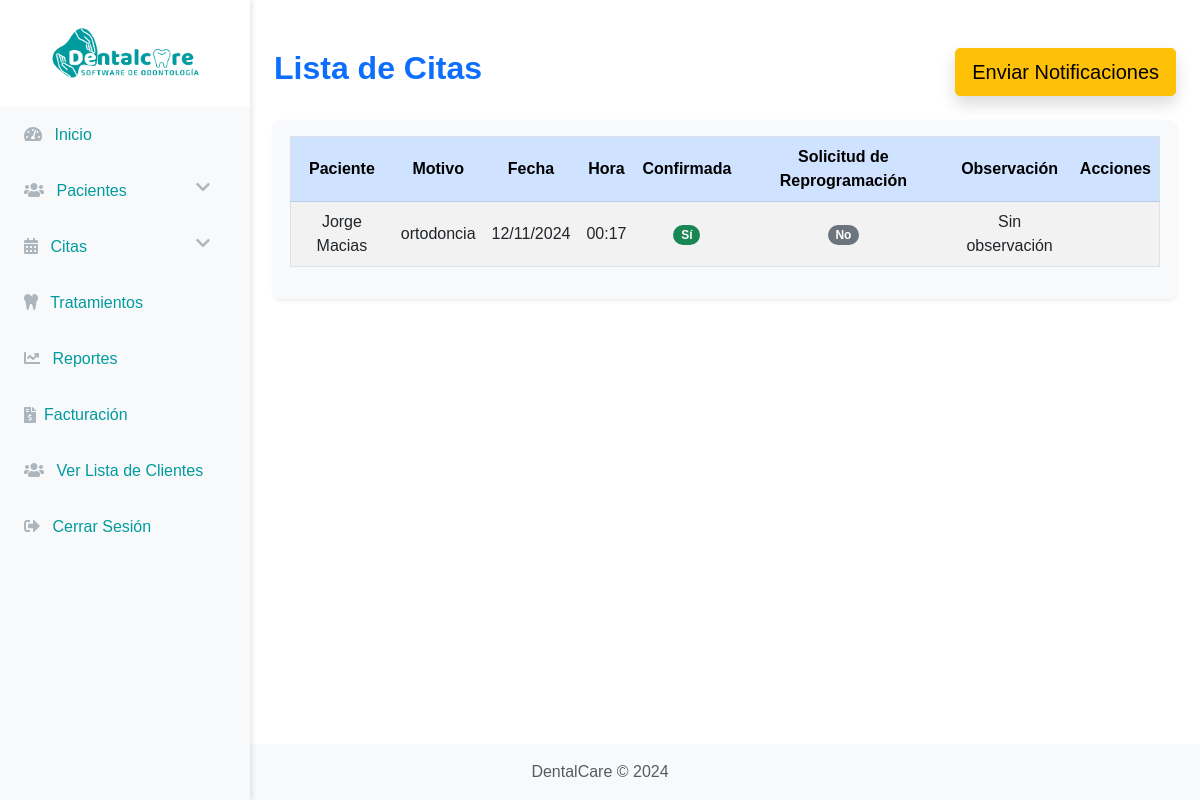
Page /citas/ on the committed database.
### gestion/models.py (models this page shows, shortened)
class Cita(models.Model):
    paciente = models.ForeignKey('Paciente', on_delete=models.CASCADE)
    tratamiento = models.ForeignKey('Tratamiento', on_delete=models.SET_NULL, null=True, blank=True)
    fecha = models.DateTimeField()
    motivo = models.CharField(max_length=255)
    confirmada = models.BooleanField(default=False)
    solicitud_reprogramacion = models.BooleanField(default=False)
    nueva_fecha = models.DateField(null=True, blank=True)
    nueva_hora = models.TimeField(null=True, blank=True)
    observacion = models.TextField(null=True, blank=True)

class Paciente(models.Model):
    nombre = models.CharField(max_length=100)
    apellido = models.CharField(max_length=100, default="Sin apellido")
    documento = models.CharField(max_length=20)
    fecha_nacimiento = models.DateField()
    telefono = models.CharField(max_length=15)
    correo = models.EmailField()
    direccion = models.CharField(max_length=255)
    ciudad = models.CharField(max_length=100)
    email = models.EmailField(max_length=254, blank=True, null=True)
    tipo_sangre = models.CharField(
        max_length=3,
        choices=[
            ('O+', 'O+'), ('O-', 'O-'),
            ('A+', 'A+'), ('A-', 'A-'),
            ('B+', 'B+'), ('B-', 'B-'),
            ('AB+', 'AB+'), ('AB-', 'AB-')
        ]
    )
    alergias = models.TextField(blank=True, null=True)
    enfermedades = models.TextField(blank=True, null=True)
    medicacion = models.TextField(blank=True, null=True)
    fecha_registro = models.DateField(default=timezone.now)
    foto = models.ImageField(upload_to='fotos_pacientes/', blank=True, null=True)

### gestion/views.py (the view)
# urls.py: path('citas/', views.lista_citas, name='lista_citas'),
def lista_citas(request):
    citas = Cita.objects.all()  # Obtener todas las citas de la base de datos
    return render(request, 'gestion/lista_citas.html', {'citas': citas})

### gestion/templates/gestion/lista_citas.html (shortened to what this page needs)
{% extends 'gestion/base.html' %}
{% block content %}
<div class="container mt-5">
    <div class="d-flex justify-content-between align-items-center mb-4">
        <h2 class="text-primary fw-bold">Lista de Citas</h2>
        <button id="enviar-notificaciones" class="btn btn-warning btn-lg shadow">Enviar Notificaciones</button>
    </div>
    <div class="table-responsive mt-4 shadow-sm p-3 bg-light rounded">
        <table class="table table-hover table-striped align-middle border rounded">
            <thead class="table-primary text-center">
                <tr>
                    <th>Paciente</th>
                    <th>Motivo</th>
                    <th>Fecha</th>
                    <th>Hora</th>
                    <th>Confirmada</th>
                    <th>Solicitud de Reprogramación</th>
                    <th>Observación</th>
                    <th>Acciones</th>
                </tr>
            </thead>
            <tbody>
                {% for cita in citas %}
                <tr class="text-center {% if cita.solicitud_reprogramacion %}table-warning{% endif %}">
                    <td>{{ cita.paciente.nombre }} {{ cita.paciente.apellido }}</td>
                    <td>{{ cita.motivo }}</td>
                    <td>{{ cita.fecha|date:"d/m/Y" }}</td>
                    <td>{{ cita.fecha|time:"H:i" }}</td>
                    <td>
                        {% if cita.confirmada %}
                        <span class="badge bg-success rounded-pill">Sí</span>
                        {% else %}
                        <span class="badge bg-danger rounded-pill">No</span>
                        {% endif %}
                    </td>
                    <td>
                        {% if cita.solicitud_reprogramacion %}
                        <span class="badge bg-warning text-dark rounded-pill">Pendiente</span><br>
                        <strong>Nueva Fecha:</strong> {{ cita.nueva_fecha|date:"d/m/Y" }}<br>
                        <strong>Nueva Hora:</strong> {{ cita.nueva_hora|time:"H:i" }}
                        {% else %}
                        <span class="badge bg-secondary rounded-pill">No</span>
                        {% endif %}
                    </td>
                    <td>{{ cita.observacion|default:"Sin observación" }}</td>
                    <td>
                    </td>
                </tr>
                {% endfor %}
            </tbody>
        </table>
    </div>
</div>
{% endblock content %}

### static/css/style.css (style rules this page uses)
.table td, .table th { vertical-align: middle; text-align: center; }
.btn { border-radius: 5px; }
body { background-color: #ffffff; }

### gestion/templates/gestion/base.html (style rules this page uses)
body { font-family: 'Helvetica', sans-serif; }
body { display: flex; flex-direction: column; min-height: 100vh; }

### rows in the picture
Cita: paciente.nombre "Jorge", paciente.apellido "Macias", motivo "ortodoncia", fecha "12/11/2024", fecha "00:17", confirmada "Sí", solicitud_reprogramacion "No", observacion "Sin observación"
